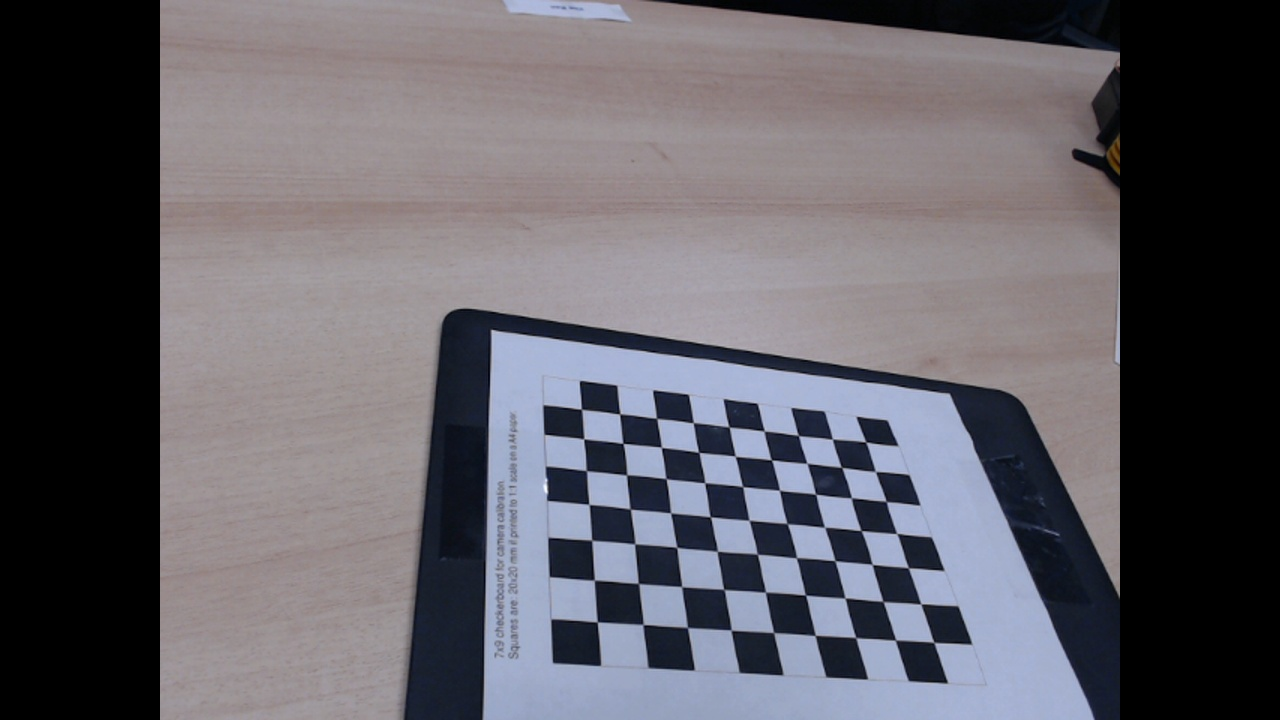
#> input picture examen3/imagenes/group5_15_left.jpg, 1280 x 720 px
$ python pos_estimacion.py
#> lines starting #> are read from the running program, lines starting #| are printed output that depends on the picture; long printed decimals are rounded
import numpy as np
import cv2
# Función para dibujar el eje
def draw(img, corners, imgpts):
    corner = tuple(corners[0].ravel())
    img = cv2.line(img, corner, tuple(imgpts[0].ravel()), (255, 0, 0), 5)
    img = cv2.line(img, corner, tuple(imgpts[1].ravel()), (0, 255, 0), 5)
    img = cv2.line(img, corner, tuple(imgpts[2].ravel()), (0, 0, 255), 5)
    return img
IMAGE_NAME = 'imagenes/group5_15_left.jpg'
PARA_SAVE_PATH = "parametros/parameters_left.yaml"

cv_file = cv2.FileStorage(PARA_SAVE_PATH, cv2.FILE_STORAGE_READ)

mtx = cv_file.getNode("camera_matrix").mat()
dist = cv_file.getNode("dist_coeff").mat()
cv_file.release()

#Criterios de terminación (cada cuadrado pequeño en nuestro tablero de ajedrez es de 20 mm x 20 mm)
criteria = (cv2.TERM_CRITERIA_EPS + cv2.TERM_CRITERIA_MAX_ITER, 20, 0.001)

objp = np.zeros((7*9,3), np.float32)
objp[:,:2] = np.mgrid[0:9,0:7].T.reshape(-1,2)

axis = np.float32([[3,0,0], [0,3,0], [0,0,-3]]).reshape(-1,3)

img = cv2.imread(IMAGE_NAME)
#> img is the input picture: shape (720, 1280, 3); mean B, G, R 102.2, 95.4, 97.9
gray = cv2.cvtColor(img,cv2.COLOR_BGR2GRAY)
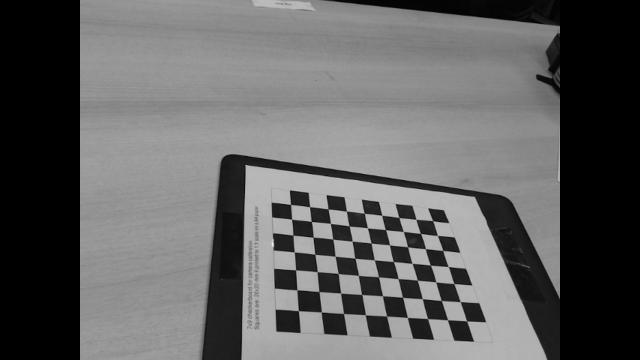
#> gray: shape (720, 1280) (shown at 1/2 size); min 0, max 254, mean 96.9
ret, corners = cv2.findChessboardCorners(gray, (9,7),None)
#> ret = True; corners = 63 rows, first 8: [581.3, 409.1], [619.8, 413.9], [656.6, 418.3], [693.3, 422.6], [729.1, 426.9], [764.2, 431.1], [798.5, 435.6], [832.5, 439]

if ret == True:
    corners2 = cv2.cornerSubPix(gray,corners,(11,11),(-1,-1),criteria)
#> corners2 = 63 rows, first 8: [581.5, 409.4], [619.6, 414], [656.5, 418.4], [693.2, 422.8], [729.1, 426.9], [764.2, 431], [798.3, 435.5], [832.4, 439.2]
    if np.linalg.norm(corners2[0,0,:]) > np.linalg.norm(corners2[62,0,:]):
        corners2 = corners2[::-1,:,:]
    # Encuentra los vectores de rotación y traslación.
    _,rvecs, tvecs, inliers = cv2.solvePnPRansac(objp, corners2, mtx, dist)
#> rvecs = [-0.789, -0.251, 0.0291]; tvecs = [-0.393, 0.76, 24.03]; inliers = 61 values from 0 to 62
    # proyectar puntos 3D al plano de la imagen
    imgpts, jac = cv2.projectPoints(axis, rvecs, tvecs, mtx, dist)
#> imgpts = [[693.3, 422.4], [588.8, 504.9], [610.5, 321.1]]

    img = draw(img,corners2,imgpts)
#> in draw, `corner = tuple(corners[0].ravel())`: corner = (581.5, 409.4)
#> in draw, `img = cv2.line(img, corner, tuple(imgpts[2].ravel()), (0, 0, 255), 5)`:
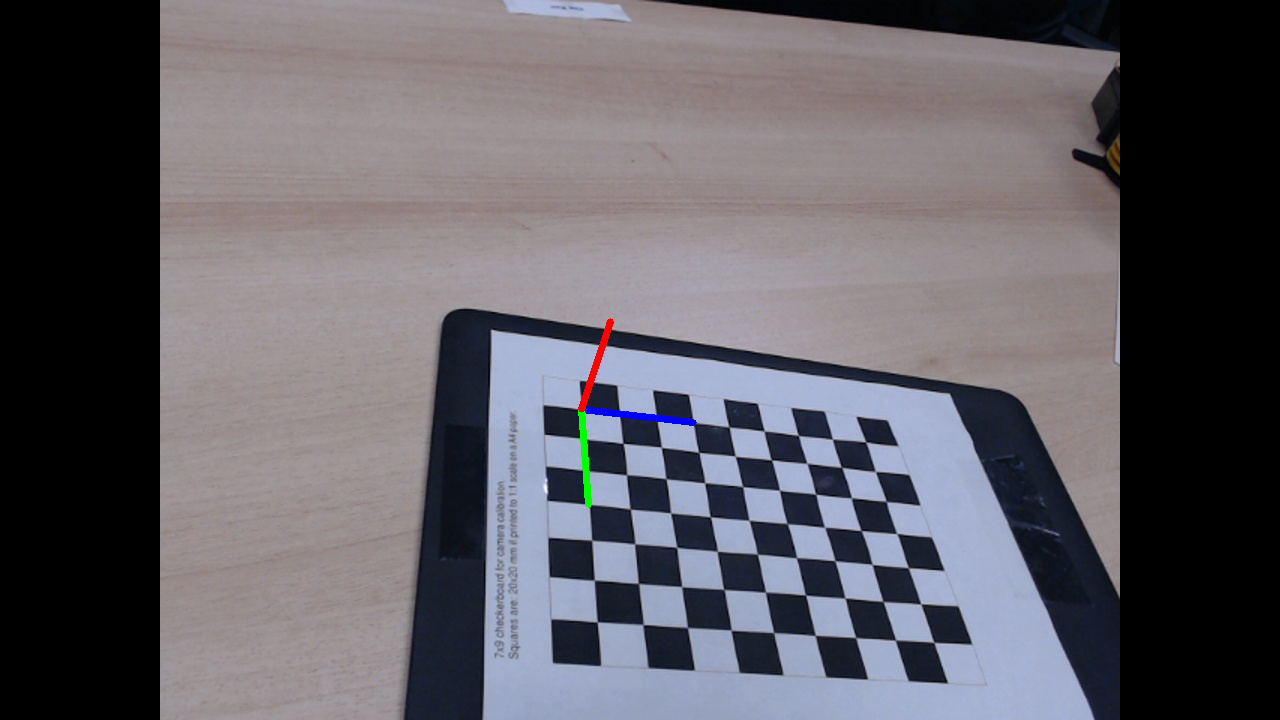
#> img: shape (720, 1280, 3); mean B, G, R 102.1, 95.3, 97.8
    cv2.imshow('img',img)
    k = cv2.waitKey(5000)
#> (key Esc is pressed here)

cv2.destroyAllWindows()
print("rvecs")
print(str(rvecs))
#| [[-0.7891]
#|  [-0.2511]
#|  [ 0.0291]]
print("tvecs")
print(str(tvecs))
#| [[-0.3927]
#|  [ 0.7603]
#|  [24.033]]

$ run again, with examen3/imagenes/group5_10_left.jpg copied over examen3/imagenes/group5_15_left.jpg
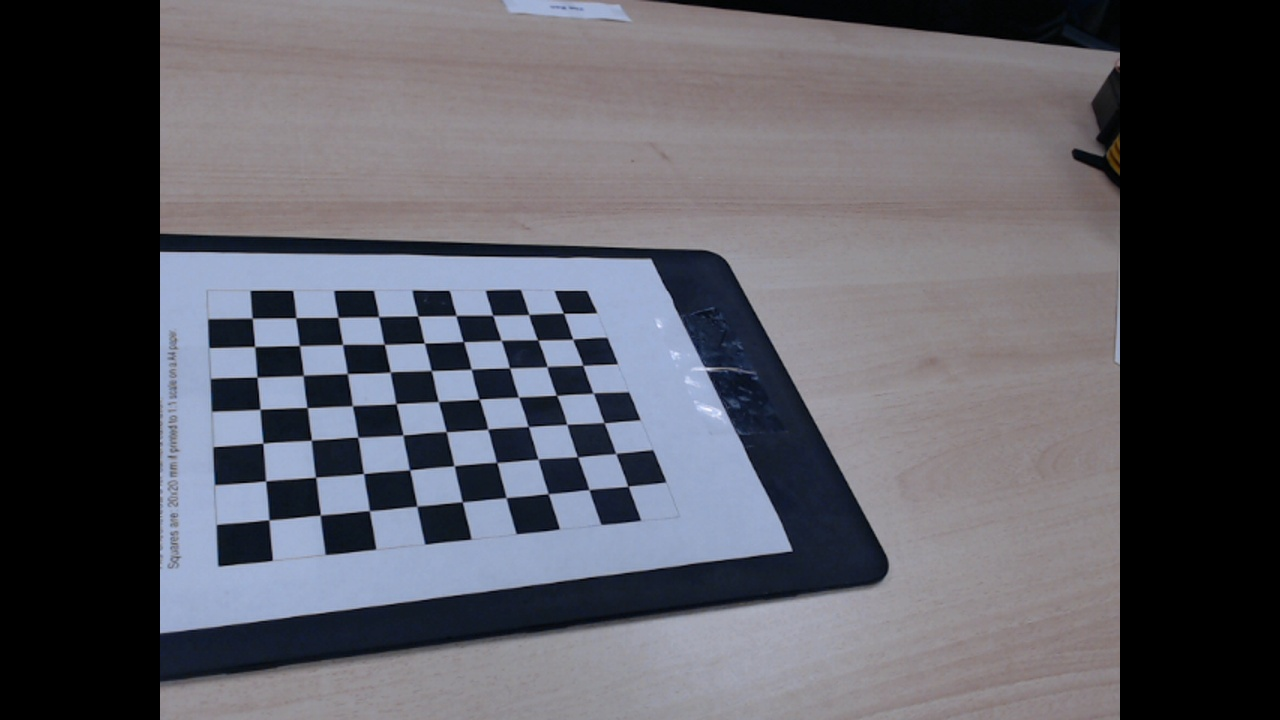
#> input picture examen3/imagenes/group5_10_left.jpg, 1280 x 720 px
#> img is the input picture: shape (720, 1280, 3); mean B, G, R 98.1, 90.2, 90.4
#> `gray = cv2.cvtColor(img,cv2.COLOR_BGR2GRAY)`:
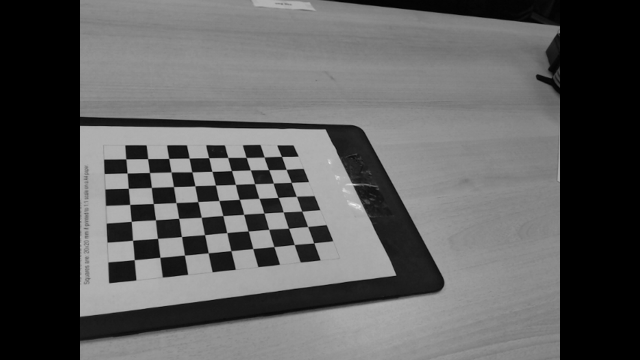
#> gray: shape (720, 1280) (shown at 1/2 size); min 0, max 246, mean 91.2
#> ret = True; corners = 63 rows, first 8: [628.1, 486.4], [589.1, 489.8], [548, 493.9], [506.1, 497.6], [462.2, 501.9], [416.9, 506.3], [369.3, 510.7], [320.1, 515]
#> `corners2 = cv2.cornerSubPix(gray,corners,(11,11),(-1,-1),criteria)`: corners2 = 63 rows, first 8: [628, 486.3], [589, 489.5], [548.3, 493.6], [506.1, 497.6], [462.3, 501.8], [416.8, 506.2], [369.4, 510.6], [320.4, 515.1]
#> `corners2 = corners2[::-1,:,:]`: corners2 = 63 rows, first 8: [252.2, 318.2], [295.7, 317.7], [338, 317.3], [378.6, 316.7], [417.8, 316], [456.1, 315.5], [492.7, 315.3], [528.6, 314.6]
#> rvecs = [-0.749, -0.345, -0.182]; tvecs = [-8.38, -1.49, 23.41]; inliers = 63 values from 0 to 62
#> imgpts = [[378.7, 316.2], [259.8, 409.8], [252.2, 218.2]]
#> corner = (252.2, 318.2)
#> in draw, `img = cv2.line(img, corner, tuple(imgpts[2].ravel()), (0, 0, 255), 5)`:
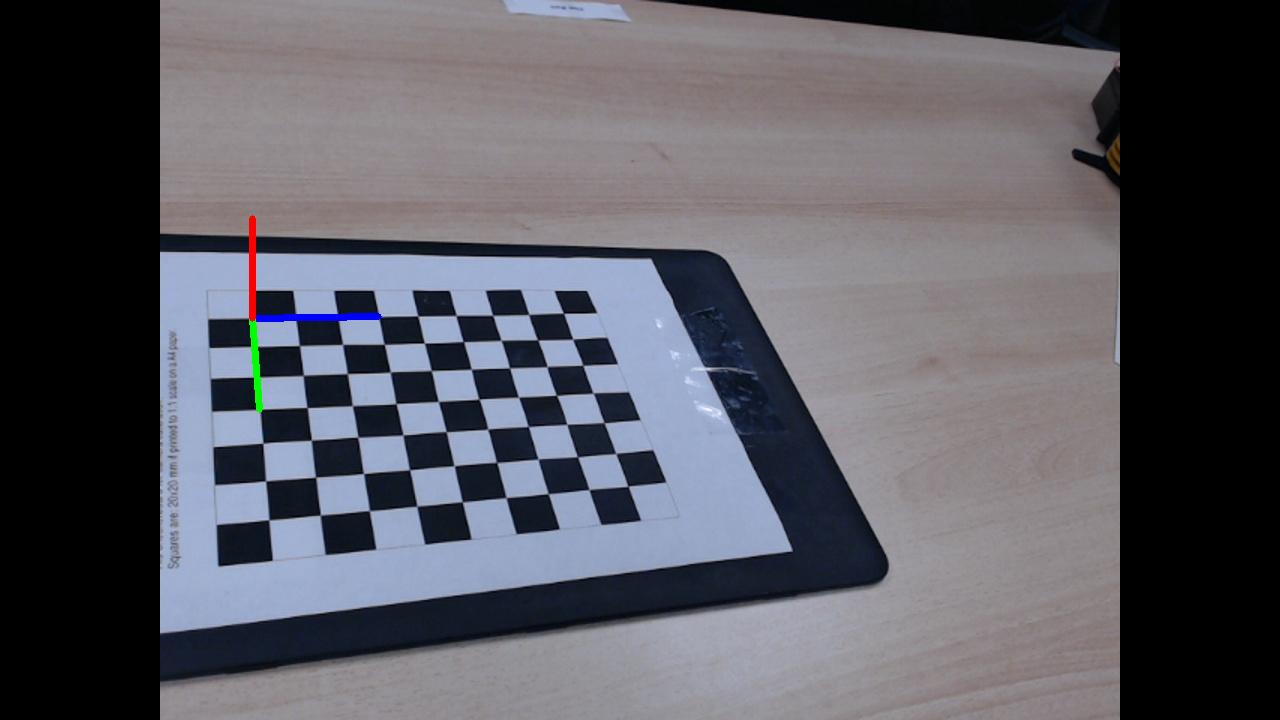
#> img: shape (720, 1280, 3); mean B, G, R 98, 90.2, 90.4
#| [[-0.749]
#|  [-0.3454  ]
#|  [-0.1815]]
#| [[-8.381 ]
#|  [-1.486]
#|  [23.410]]

$ run again, with examen3/imagenes/group5_11_left.jpg copied over examen3/imagenes/group5_15_left.jpg
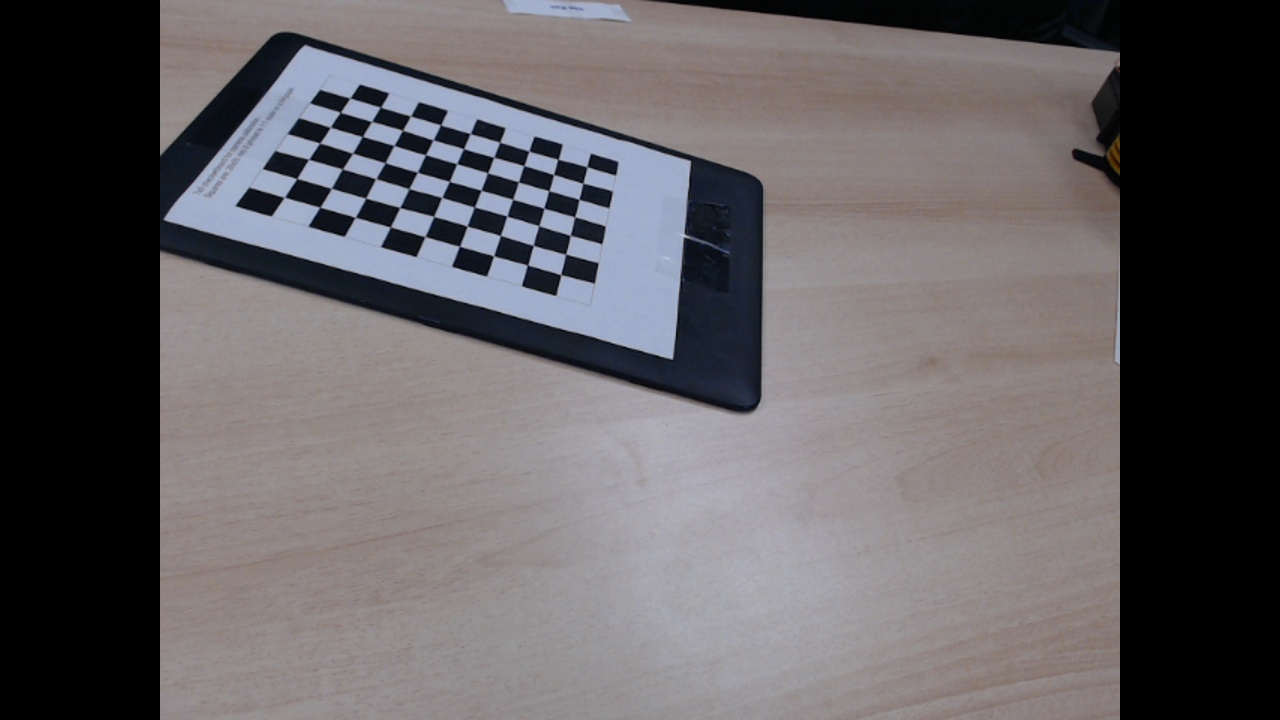
#> input picture examen3/imagenes/group5_11_left.jpg, 1280 x 720 px
#> img is the input picture: shape (720, 1280, 3); mean B, G, R 97.7, 95, 98.5
#> `gray = cv2.cvtColor(img,cv2.COLOR_BGR2GRAY)`:
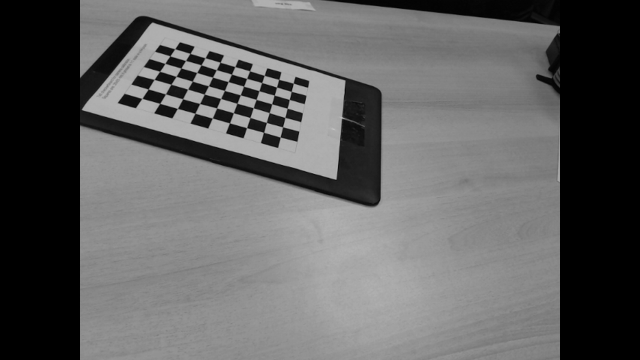
#> gray: shape (720, 1280) (shown at 1/2 size); min 0, max 201, mean 96.3
#> ret = True; corners = 63 rows, first 8: [350, 98], [380.6, 106.9], [410.8, 116], [440.6, 124.7], [470, 133.6], [499.6, 142.4], [528.9, 151.1], [557.9, 159.4]
#> corners2 = 63 rows, first 8: [350, 98.03], [380.4, 107.2], [410.5, 116.1], [440.6, 124.9], [470.2, 133.6], [499.7, 142.2], [528.8, 151.1], [558, 159.3]
#> rvecs = [-0.802, -0.184, 0.214]; tvecs = [-8.03, -9.13, 31.27]; inliers = 63 values from 0 to 62
#> imgpts = [[440.5, 124.3], [319.7, 143.7], [356.4, 10.74]]
#> corner = (350, 98.03)
#> in draw, `img = cv2.line(img, corner, tuple(imgpts[2].ravel()), (0, 0, 255), 5)`:
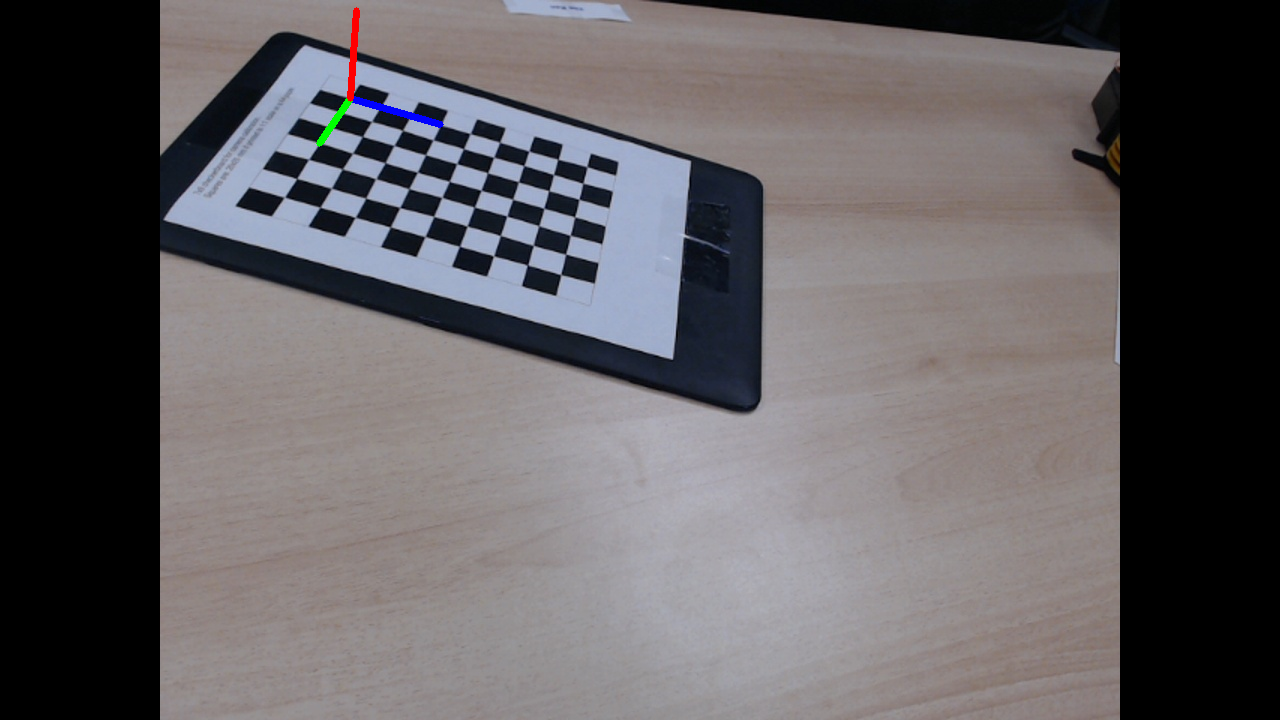
#> img: shape (720, 1280, 3); mean B, G, R 97.6, 94.9, 98.4
#| [[-0.8023]
#|  [-0.1838]
#|  [ 0.214]]
#| [[-8.033]
#|  [-9.134]
#|  [31.271]]
